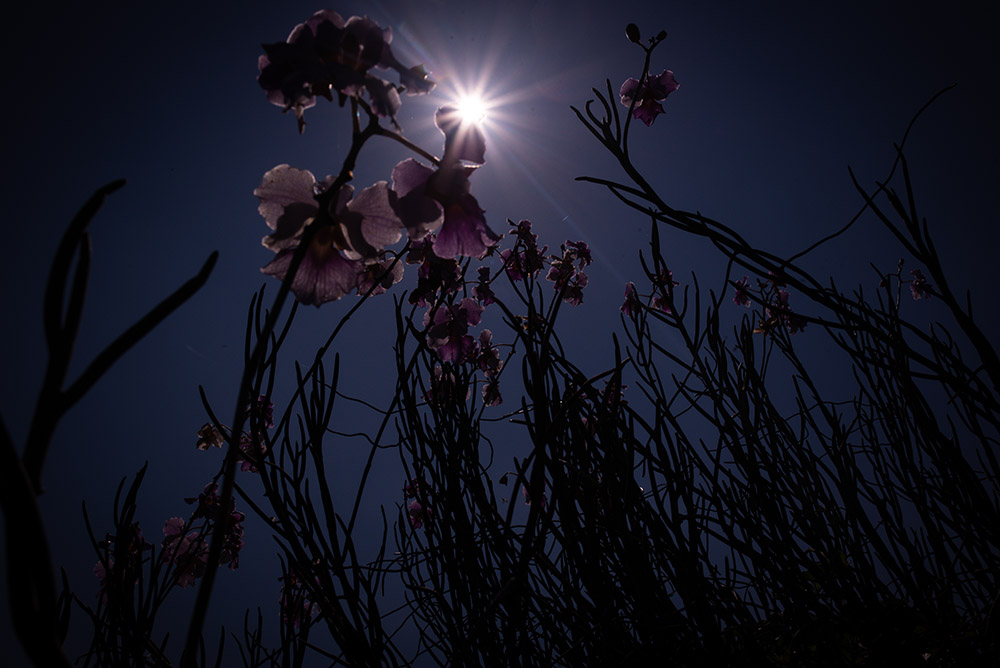
#> input picture images/low_light_image.jpg, 1000 x 668 px
$ jupyter execute explain_methdos.ipynb
#> lines starting #> are read from the running program, lines starting #| are printed output that depends on the picture; after the words box and inside, x2 and y2 are one past the last pixel; in counts of white or black regions, pixels touching at a corner belong together
### ToolsClass.py
from ultralytics import YOLO
import cv2 as cv
import matplotlib.pylab as plt
import numpy as np


class Tools():

    def __init__(self):
        self.__black_img = np.zeros((512, 512, 3), np.uint8)
        self.__image = None
        self.__drawing = False
        self.__startPoint = (0, 0)
        self.__color = (255, 255, 255)
        self.__approxs_list = []


    def increase_light(self, image, gamma=0.4, show=False):
        LookUpTable = np.empty((1, 256), np.uint8)
        low_light_image = image

        for i in range(0, 256):
            LookUpTable[0][i] = np.clip(pow(i/255, gamma) * 255, a_min=0,a_max=255)

        high_light_image = cv.LUT(low_light_image, LookUpTable)

        if show:
            plt.figure(figsize=[8, 4])
            plt.subplot(121);plt.imshow(low_light_image[::, ::, ::-1]);plt.title('low light image')
            plt.subplot(122);plt.imshow(high_light_image[::, ::, ::-1]);plt.title('high light image')
            plt.show()

        return high_light_image


    # [14 lines left out: function resize_with_aspect_ratio, not called in this run]


    def paint(self):

        # [12 lines left out: function draw_line, not called in this run]


        cv.namedWindow('image')
        cv.setMouseCallback('image', draw_line)

        while True:
            cv.imshow('image', self.__black_img)
            key = cv.waitKey(1) & 0xFF

            if key == 27:
                break
            elif key == ord('b'):
                self.__color = (255, 0, 0)
            elif key == ord('g'):
                self.__color = (0, 255, 0)
            elif key == ord('r'):
                self.__color = (0, 0, 255)
            elif key == ord('w'):
                self.__color = (255, 255, 255)
            elif key == ord('c'):
                self.__black_img = np.zeros((512, 512, 3), np.uint8)
            elif key == ord('s'):
                cv.imwrite(filename="./paint.jpg", img=self.__black_img)


        cv.destroyAllWindows()


    def geometric_shapes_detection(self, image, show=False):
        def resize_with_aspect_ratio(image, width=None, height=None):
            h, w = image.shape[:2]

            if width is None and height is None:
                return image

            if width is not None:
                scale = width / w
                new_width, new_height = width, int(h * scale)
            else:
                scale = height / h
                new_width, new_height = int(w * scale), height

            return cv.resize(image, (new_width, new_height), interpolation=cv.INTER_AREA)

        img = image

        max_width = 500
        resized_original = resize_with_aspect_ratio(img, width=max_width)
        resized_edges = resize_with_aspect_ratio(img, width=max_width)

        max_height = max(resized_original.shape[0], resized_edges.shape[0])

        padded_original = cv.copyMakeBorder(resized_original, 0, max_height - resized_original.shape[0], 0, 0, cv.BORDER_CONSTANT)


        image_path = './detect1.jpg'

        image = padded_original
        if image is None:
            print("❌ Error: Image not found! Make sure the file path is correct.")


        gray = cv.cvtColor(image, cv.COLOR_BGR2GRAY)

        blurred = cv.GaussianBlur(gray, (5, 5), 0)

        edges = cv.Canny(blurred, 50, 150)

        contours, _ = cv.findContours(edges, cv.RETR_EXTERNAL, cv.CHAIN_APPROX_SIMPLE)

        for contour in contours:

            epsilon = 0.02 * cv.arcLength(contour, True)
            approx = cv.approxPolyDP(contour, epsilon, True)
            self.__approxs_list.append(approx)

            M = cv.moments(contour)
            if M["m00"] != 0:
                cX = int(M["m10"] / M["m00"])
                cY = int(M["m01"] / M["m00"])
            else:
                cX, cY = 0, 0


            shape_name = "Unknown"
            if len(approx) == 3:
                shape_name = "triangle"
            elif len(approx) == 4:

                x, y, w, h = cv.boundingRect(approx)
                aspect_ratio = w / float(h)
                shape_name = "square" if 0.95 <= aspect_ratio <= 1.05 else "rectangle"
            elif len(approx) > 6:
                shape_name = "circle"

            cv.drawContours(image, [approx], -1, (0, 255, 0), 2)
            cv.putText(image, shape_name, (cX - 20, cY - 10), cv.FONT_HERSHEY_SIMPLEX, 0.5, (255, 0, 0), 2)

        if show:
            cv.imshow("Detected Shapes", image)
            cv.waitKey(0)
            cv.destroyAllWindows()


        return self.__approxs_list


    def object_detection(self, image, show=False, save=True):

        model = YOLO("./yolov8n.pt")

        self.__image = image

        self.__image = cv.cvtColor(self.__image, cv.COLOR_BGR2RGB)

        results = model(self.__image)

        for r in results:
            for box in r.boxes:
                x1, y1, x2, y2 = map(int, box.xyxy[0])
                conf = box.conf[0]
                cls = int(box.cls[0])

                if conf > 0.4:
                    cv.rectangle(self.__image, (x1, y1), (x2, y2), (255, 0, 0), 3)
                    cv.putText(self.__image, f"Class: {cls}, Conf: {conf:.2f}", (x1, y1 - 10),
                                cv.FONT_HERSHEY_SIMPLEX, 0.5, (255, 0, 0), 2)

        if show:
            plt.imshow(self.__image)
            plt.show()

            if save:
                cv.imwrite("./detected_image.jpg", self.__image[::, ::, ::-1])

### explain_methdos.ipynb
[cell 1]
from ToolsClass import Tools
import cv2 as cv

# OpenCV Mini Project Document
This project only for Getting to know OpenCV
### Create a object from ToolsClass

[cell 2]
tool = Tools()

### To increase image light use increase_light() method
- Attributes :
    - image
    - gamma
    - show

[cell 3]
low_light_image = cv.imread("./images/low_light_image.jpg")
#> low_light_image is the input picture: shape (668, 1000, 3); mean B, G, R 33.7, 21.4, 20.3
tool.increase_light(image=low_light_image, show=True)
#> in increase_light, `high_light_image = cv.LUT(low_light_image, LookUpTable)`:
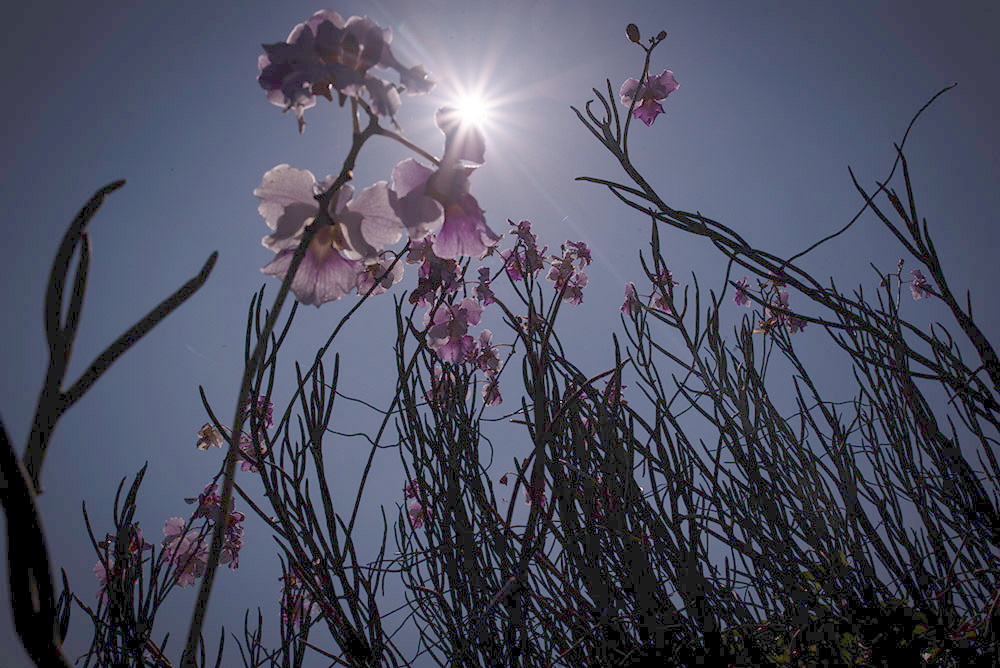
#> high_light_image: shape (668, 1000, 3); mean B, G, R 95.8, 78.5, 76.3
print("")
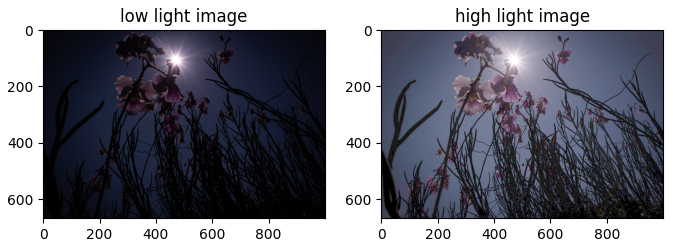
#> figure drawn by matplotlib, 2 panels

### To object detection use object_detection() method
- Attributes :
    - image
    - show
    - save

[cell 4]
image = cv.imread("./images/object_detection.jpg")
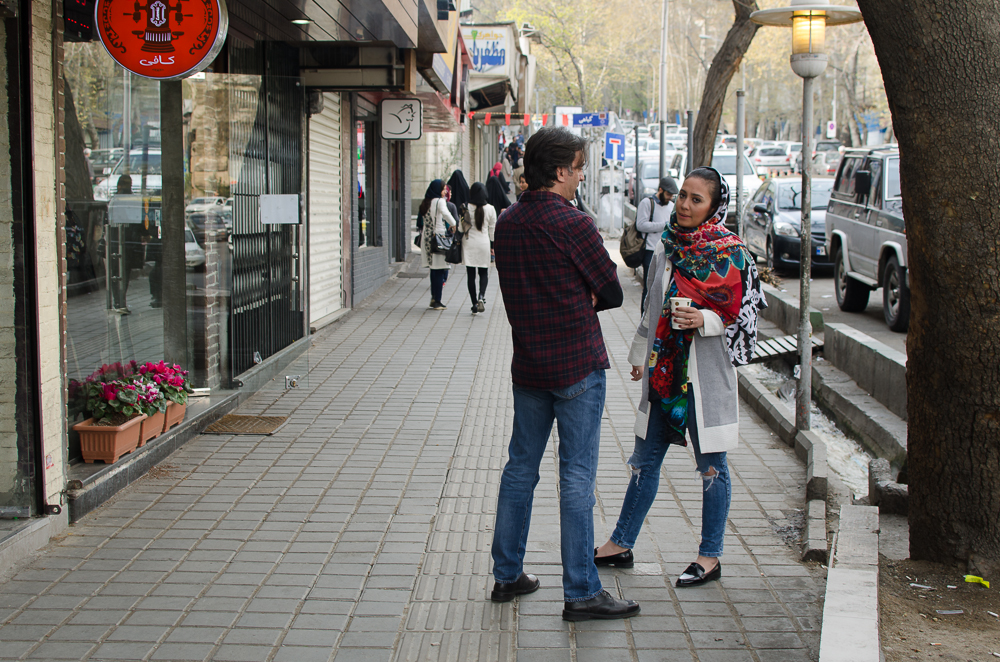
#> input picture images/object_detection.jpg, 1000 x 662 px
#> image is the input picture: shape (662, 1000, 3); mean B, G, R 105.4, 110.5, 114.4
tool.object_detection(image=image , show=True, save=False)
#> (the call stopped at in object_detection, `model = YOLO("./yolov8n.pt")`: ultralytics is not available in this run)
print("")

### To detect geometric shapes use geometric_shapes_detection() method
- Attributes :
    - image
    - show

press any key to close window

[cell 5]
image = cv.imread("./images/geometric_shapes_detection.jpg")
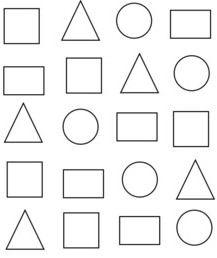
#> input picture images/geometric_shapes_detection.jpg, 217 x 258 px
#> image is the input picture: shape (258, 217, 3); min 11, max 255, mean 242.6
tool.geometric_shapes_detection(image=image, show=True)
#> in resize_with_aspect_ratio, `return cv.resize(image, (new_width, new_height), interpolation=cv.INTE..`:
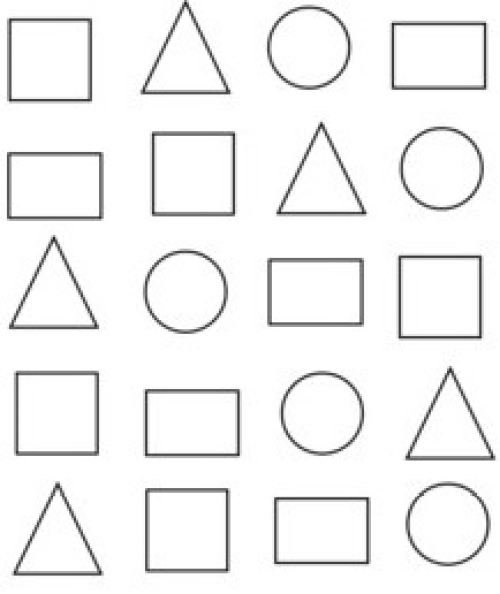
#> returned value: shape (594, 500, 3); min 11, max 255, mean 242.6
#> in geometric_shapes_detection, `blurred = cv.GaussianBlur(gray, (5, 5), 0)`:
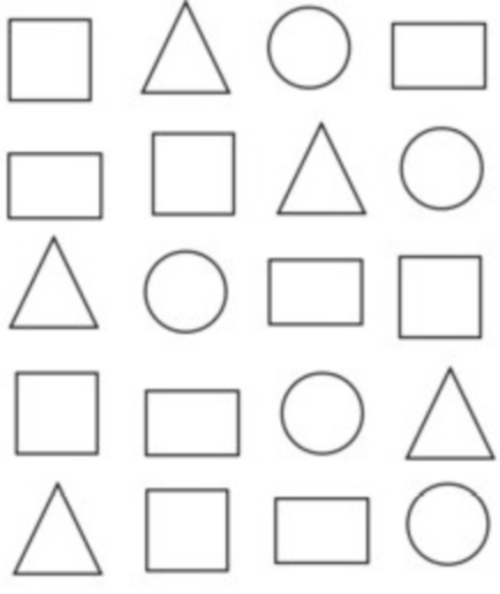
#> blurred: shape (594, 500); min 68, max 255, mean 242.6
#> in geometric_shapes_detection, `edges = cv.Canny(blurred, 50, 150)`:
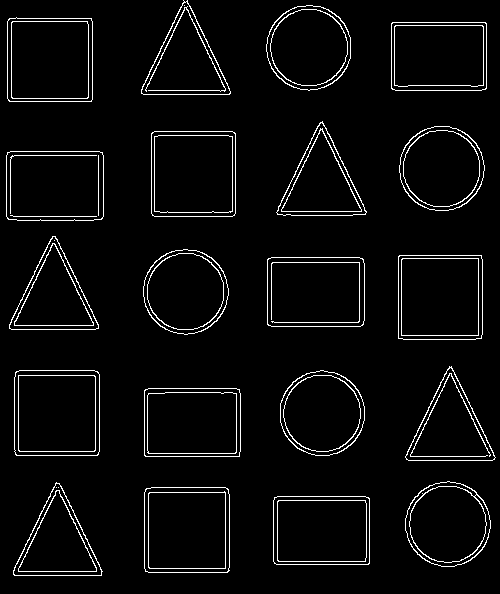
#> edges: shape (594, 500); 4.2% white in thin lines or dots
#> in geometric_shapes_detection, `contours, _ = cv.findContours(edges, cv.RETR_EXTERNAL, cv.CHAIN_APPROX..`: contours = 20 contours; largest, box (x1, y1, x2, y2) and area: (14, 370, 100, 456) 7198, (144, 487, 230, 573) 7195, (151, 131, 236, 217) 7126, (7, 17, 93, 102) 7046, (398, 255, 483, 340) 7038
#> the loop in geometric_shapes_detection, `for contour in contours: ` made 20 passes
#> (epsilon, approx, cX, cY, shape_name, x, y, w) on passes 1, 2, 5, 7, 9, 10, 13: (6.48, [[274, 497], [274, 563], [369, 563], [368, 497]], 321, 530, 'rectangle', 274, 497, 96), (6.7, [[146, 488], [145, 571], [227, 572], [228, 489]], 186, 529, 'square', 145, 488, 84), (6.49, [[144, 390], [145, 456], [239, 456], [239, 389]], 191, 422, 'rectangle', 144, 389, 96), (6.7, [[16, 371], [15, 454], [97, 455], [98, 372]], 56, 412, 'square', 15, 371, 84), (6.52, [[267, 259], [268, 325], [363, 324], [362, 258]], 315, 291, 'rectangle', 267, 258, 97), (6.66, [[399, 255], [398, 338], [481, 338], [481, 255]], 439, 296, 'square', 398, 255, 84), (6.56, [[7, 152], [8, 219], [102, 218], [102, 152]], 54, 185, 'rectangle', 7, 152, 96)
#> (epsilon, approx, cX, cY, shape_name) on passes 3, 8, 12, 16, 20: (6.24, [[56, 482], [13, 574], [101, 575]], 57, 542, 'triangle'), (6.3, [[449, 366], [405, 457], [492, 460]], 449, 427, 'triangle'), (6.25, [[52, 236], [9, 328], [98, 328]], 53, 296, 'triangle'), (6.29, [[322, 121], [277, 214], [366, 212]], 320, 182, 'triangle'), (6.35, [[183, 0], [141, 93], [229, 94]], 185, 61, 'triangle')
#> after the loop in geometric_shapes_detection, `for contour in contours:`:
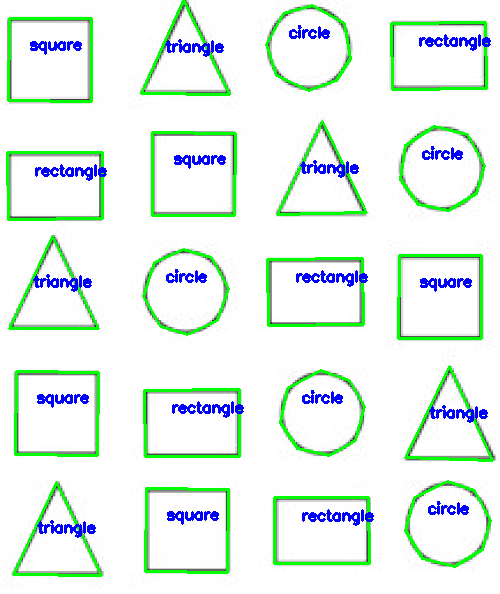
#> image: shape (594, 500, 3); 8.45% of pixels changed, all inside (x1, y1, x2, y2) = (6, 0, 494, 577)
print("")

### To access to a tool like paint use paint() method
- To save press 's' button
- To remove all press 'c' button
- Colors:
    - To use red color press 'r' button
    - To use green color press 'g' button
    - To use blue color press 'b' button
    - To use white color press 'w' button

press "ESC" key to close window

[cell 6]
tool.paint()
#> (key Esc is pressed here)

#### You can use resize_with_aspect_ratio() method to resize image without disturbing the proportions
- Attributes :
    - image
    - width
    - height

to maintain  proportions only use one of the width and height
